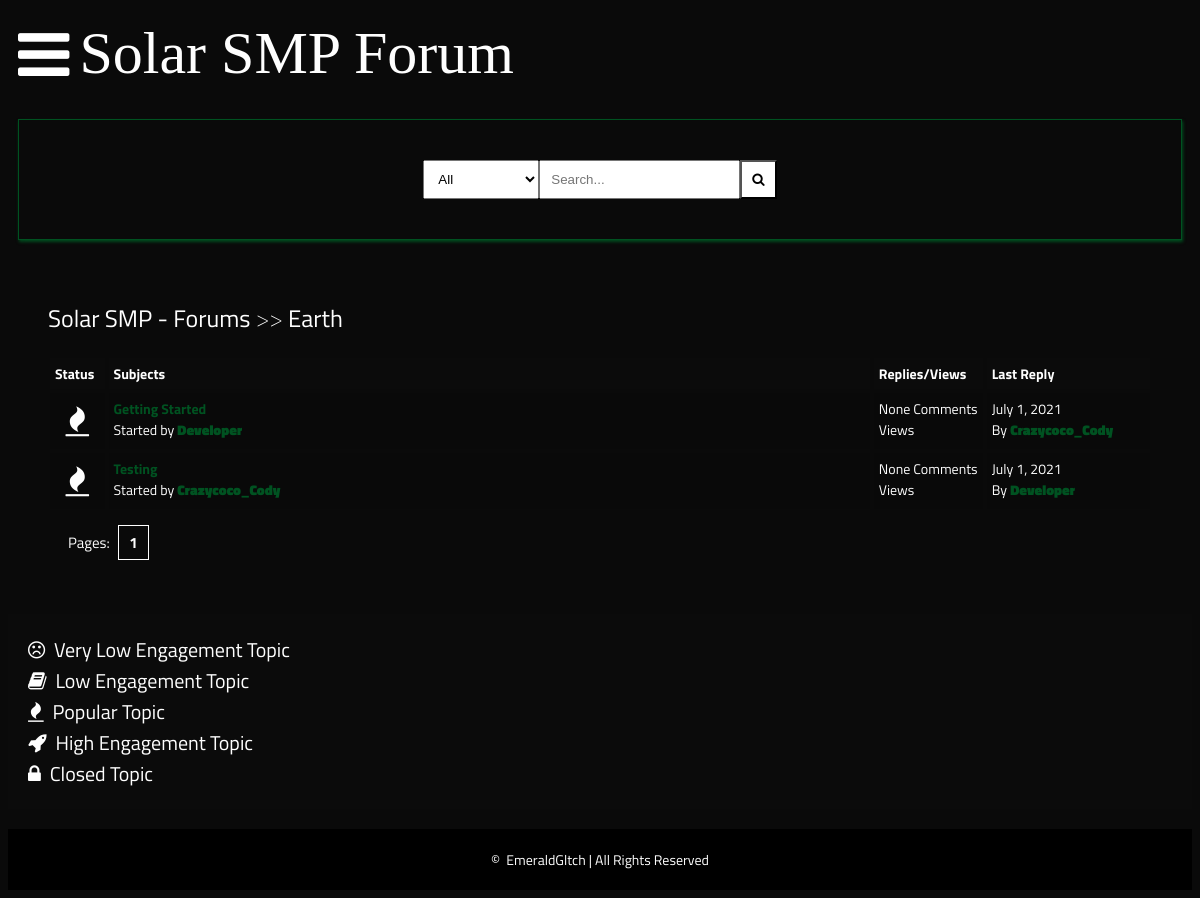
Page /posts/earth/ on the committed database.
### APPNAME/models.py (models this page shows, shortened)
class Category(models.Model):
    title = models.CharField(max_length=50)
    slug = models.SlugField(max_length=400, unique=True, blank=True)
    description = models.TextField(default="description")
    class Meta:
        verbose_name_plural = "categories"
    def get_url(self):
        return reverse("posts", kwargs={
            "slug": self.slug,
        })

class Post(models.Model):
    title = models.CharField(max_length=400)
    slug = models.SlugField(max_length=400, unique=True, blank=True)
    user = models.ForeignKey(Author, on_delete=models.CASCADE)
    content = HTMLField()
    categories = models.ManyToManyField(Category)
    date = models.DateTimeField(auto_now_add=True)
    approved = models.BooleanField(default=False)
    hit_count_generic = GenericRelation(HitCount, object_id_field='object_pk',
        related_query_name='hit_count_generic_relation'
    )
    tags = TaggableManager()
    comments = models.ManyToManyField(Comment, blank=True)
    closed = models.BooleanField(default=False)
    state = models.CharField(max_length=40, default="zero")
    def get_url(self):
        return reverse("detail", kwargs={
            "slug": self.slug,
        })
    @property
    def num_comments(self):
        self.comments.count()
    @property
    def last_reply(self):
        return self.comments.latest("date")

class Author(models.Model):
    user = models.ForeignKey(User, on_delete=models.CASCADE)
    fullname = models.CharField(max_length=40, blank=True)
    slug = slug = models.SlugField(max_length=400, unique=True, blank=True)
    bio = HTMLField()
    points = models.IntegerField(default=0)
    profile_pic = ResizedImageField(size=[50, 80], quality=100, upload_to="authors", default=None, null=True, blank=True)

class Comment(models.Model):
    user = models.ForeignKey(Author, on_delete=models.CASCADE)
    content = models.TextField()
    date = models.DateTimeField(auto_now_add=True)
    replies = models.ManyToManyField(Reply, blank=True)

### APPNAME/views.py (the view)
# urls.py: path("posts/<slug>/", posts, name="posts"),
def posts(request, slug):
    category = get_object_or_404(Category, slug=slug)
    posts = Post.objects.filter(approved=True, categories=category)
    paginator = Paginator(posts, 10)
    page = request.GET.get("page")
    try:
        posts = paginator.page(page)
    except PageNotAnInteger:
        posts = paginator.page(1)
    except EmptyPage:
        posts = paginator.page(paginator.num_pages)
    context = {
        "posts":posts,
        "forum": category,
        "title": "Solar SMP Posts"
    }
    return render(request, "posts.html", context)

### APPNAME/context_processors.py (called while the page is built, shortened)
def searchFunction(request):
    search_context = {}
    posts = Post.objects.all()
    return search_context

### templates/posts.html
{% extends 'base.html' %}
{% load hitcount_tags %}
{% block content %}
<div class="container">
            <div class="navigate">
                <span><a href="{% url 'home' %}">Solar SMP - Forums</a> >> <a href="{{forum.get_url}}">{{forum.title}}</a></span>
            </div>
            <div class="posts-table">
                <div class="table-head">
                    <div class="status">Status</div>
                    <div class="subjects">Subjects</div>
                    <div class="replies">Replies/Views</div>
                    <div class="last-reply">Last Reply</div>
                </div>
                {% for post in posts %}
                <div class="table-row">
                    <div class="status"><i class="fa fa-fire"></i></div>
                    <div class="subjects">
                        <a href="{{post.get_url}}">{{post.title}}</a>
                        <br>
                        <span>Started by <b><a href="#">{{post.user.fullname|title}}</a></b></span>
                    </div>
                    <div class="replies">
                        {{post.num_comments}} Comments <br>{% get_hit_count for post %} Views
                    </div>
                    <div class="last-reply">
                        {{post.last_reply.date|date}}
                        <br>
                        By <b><a href="#">{{post.last_reply.user.fullname|title}}</a></b>
                    </div>
                </div>
                {% endfor %}
            </div>
            <div class="pagination">
                Pages: {% for num_page in posts.paginator.page_range %} <a href="?page={{num_page}}">{{num_page}}</a> {% endfor %}
            </div>
        </div>
        <div class="note">
            <span><i class="fa fa-frown-o"></i>&nbsp; Very Low Engagement Topic<br></span>
            <span><i class="fa fa-book"></i>&nbsp; Low Engagement Topic<br></span>
            <span><i class="fa fa-fire"></i>&nbsp; Popular Topic<br></span>
            <span><i class="fa fa-rocket"></i>&nbsp; High Engagement Topic<br></span>
            <span><i class="fa fa-lock"></i>&nbsp; Closed Topic<br></span>
        </div>
{% endblock content %}

### static/forum.css (style rules this page uses)
* { box-sizing: border-box; }
html { font-size: 14px; font-family: 'Titillium Web', sans-serif; background-color: rgb(10, 10, 10); color: #FEFEFE; }
a { color: #005221; font-weight: bolder; text-decoration: none; }
.container { margin: 20px; padding: 20px; }
.table-head { display: flex; }
.table-head div { padding: 5px; margin: 2px; background-color: #0b0b0b; font-weight: bold; }
.table-head .status { flex: 5%; }
.table-head .subjects { flex: 70%; }
.table-head .replies { flex: 10%; }
.table-head .last-reply { flex: 15%; }
.table-row { display: flex; }
.table-row .status, .table-row .subjects, .table-row .replies, .table-row .last-reply { padding: 5px; margin: 2px; background-color: #090909; }
.table-row .status { flex: 5%; font-size: 30px; text-align: center; }
.table-row .subjects { flex: 70%; }
.table-row .replies { flex: 10%; }
.table-row .last-reply { flex: 15%; }
.pagination { padding: 20px; font-size: 15px; }
.pagination a { color: #fff; margin-inline: 5px; padding: 5px 10px; border: solid 0.5px #fff; }
.navigate { margin-block: 20px; font-weight: lighter; font-size: 24px; }
.navigate a { color: #fff; }
.note { background-color: #0b0b0b; padding: 20px; display: block; }
.note span { font-size: 20px; margin-block: 5px; }

### rows in the picture
Category: title "Earth"
Post: title "Getting Started", user.fullname "Developer", num_comments "None", last_reply "July 1, 2021", last_reply.user.fullname "Crazycoco_Cody"
Post: title "Testing", user.fullname "Crazycoco_Cody", num_comments "None", last_reply "July 1, 2021", last_reply.user.fullname "Developer"

### other values in the picture
{{ num_page }} "1"
